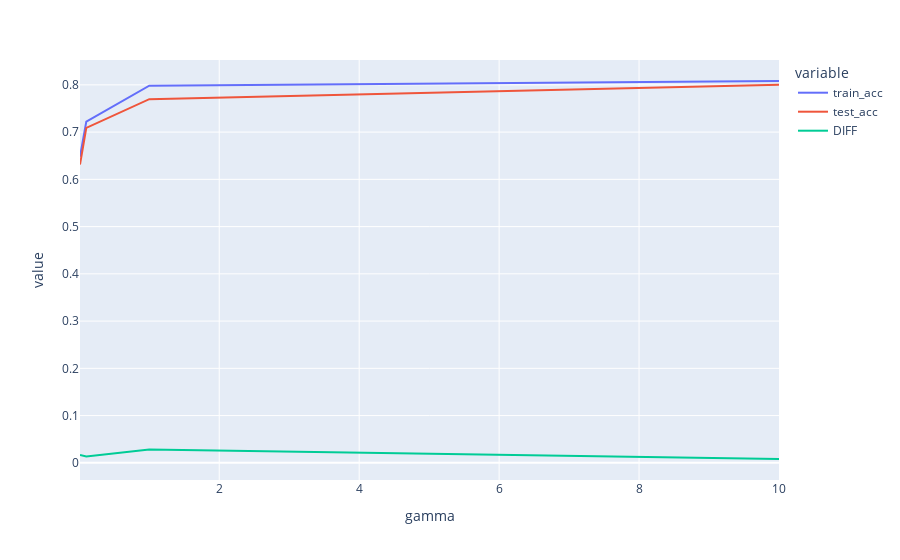

The cell this chart's notebook holds for it:
### Code cell
by_noise = results_svm.groupby(["gamma"]).mean()
by_noise = by_noise.reset_index()
px.line(by_noise,x = "gamma", y = ["train_acc","test_acc","DIFF"])

### Figure 1 — Plotly figure (JSON) as saved in the notebook; plotly's stock layout.template omitted (floating-point values rounded to 4 significant figures)
{"data": [{"hovertemplate": "variable=train_acc<br>gamma=%{x}<br>value=%{y}<extra></extra>", "legendgroup": "train_acc", "line": {"color": "#636efa", "dash": "solid"}, "marker": {"symbol": "circle"}, "mode": "lines", "name": "train_acc", "orientation": "v", "showlegend": true, "type": "scatter", "x": [0.01, 0.1, 1, 10], "xaxis": "x", "y": [0.6481, 0.7224, 0.7982, 0.8082], "yaxis": "y"}, {"hovertemplate": "variable=test_acc<br>gamma=%{x}<br>value=%{y}<extra></extra>", "legendgroup": "test_acc", "line": {"color": "#EF553B", "dash": "solid"}, "marker": {"symbol": "circle"}, "mode": "lines", "name": "test_acc", "orientation": "v", "showlegend": true, "type": "scatter", "x": [0.01, 0.1, 1, 10], "xaxis": "x", "y": [0.6313, 0.7088, 0.7698, 0.8], "yaxis": "y"}, {"hovertemplate": "variable=DIFF<br>gamma=%{x}<br>value=%{y}<extra></extra>", "legendgroup": "DIFF", "line": {"color": "#00cc96", "dash": "solid"}, "marker": {"symbol": "circle"}, "mode": "lines", "name": "DIFF", "orientation": "v", "showlegend": true, "type": "scatter", "x": [0.01, 0.1, 1, 10], "xaxis": "x", "y": [0.01676, 0.01358, 0.02838, 0.008116], "yaxis": "y"}], "layout": {"autosize": true, "legend": {"title": {"text": "variable"}, "tracegroupgap": 0}, "margin": {"t": 60}, "xaxis": {"anchor": "y", "autorange": true, "domain": [0, 1], "range": [0.01, 10], "title": {"text": "gamma"}, "type": "linear"}, "yaxis": {"anchor": "x", "autorange": true, "domain": [0, 1], "range": [-0.03633, 0.8526], "title": {"text": "value"}, "type": "linear"}}}
